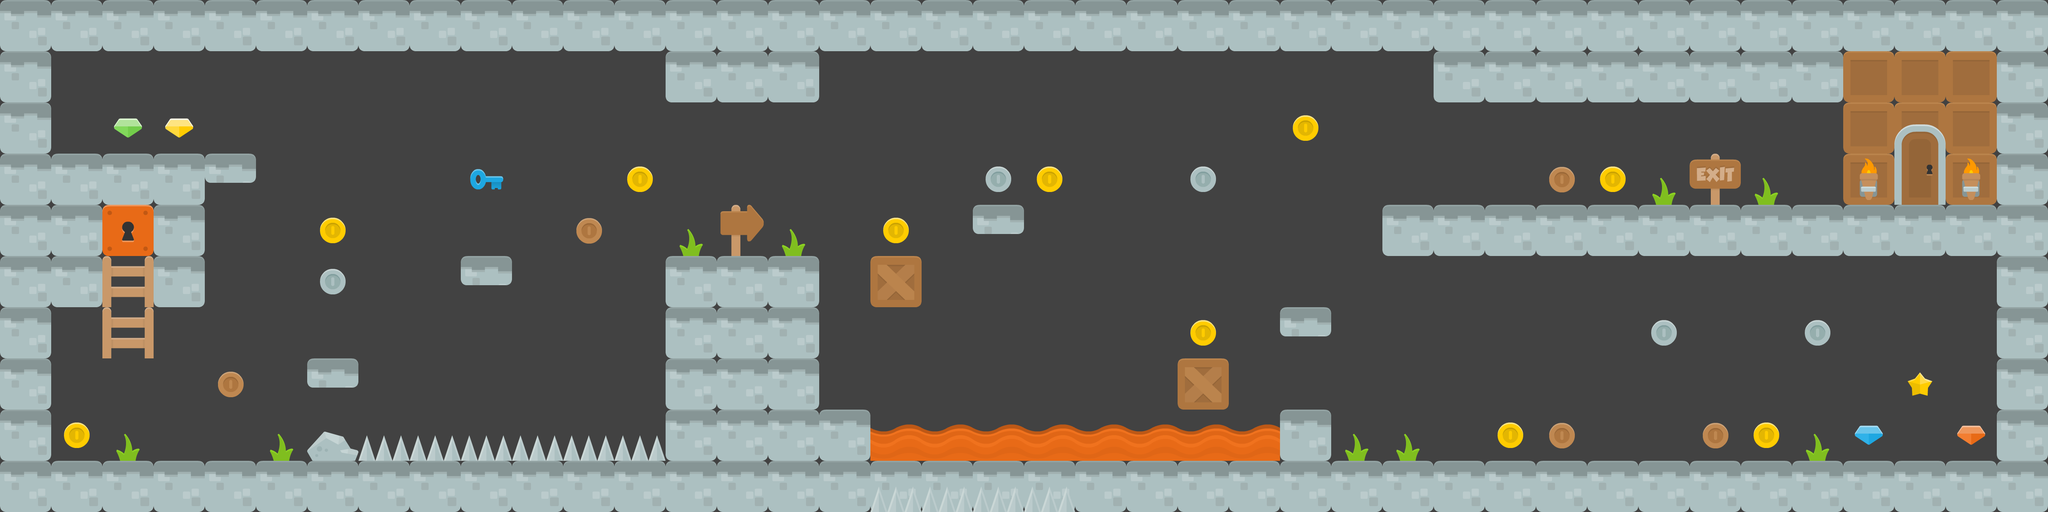

This is a level from a 2D game, rendered from its Tiled map with the project's own tilesets. A one-line summary and the map file follow, with tile-layer data summarised:
An orthogonal 40x10 tile map with 128x128 px tiles, 10 tile layers (Background, Platform, Moving, Spikes, ...).

<map version="1.2" tiledversion="1.3.4" orientation="orthogonal" renderorder="right-down" width="40" height="10" tilewidth="128" tileheight="128" infinite="0" backgroundcolor="#424242" nextlayerid="11" nextobjectid="1">
 <tileset firstgid="1" name="my_tiles" tilewidth="128" tileheight="128" tilecount="28" columns="0">
  <grid orientation="orthogonal" width="1" height="1" />
  <tile id="0">
   <image width="128" height="128" source="res/stone.png" />
  </tile>
  <tile id="1">
   <image width="128" height="128" source="res/ladderTop.png" />
  </tile>
  <tile id="2">
   <image width="128" height="128" source="res/doorClosed_mid.png" />
  </tile>
  <tile id="3">
   <image width="128" height="128" source="res/doorClosed_top.png" />
  </tile>
  <tile id="4">
   <image width="128" height="128" source="res/boxCrate.png" />
  </tile>
  <tile id="5">
   <image width="128" height="128" source="res/signExit.png" />
  </tile>
  <tile id="7">
   <image width="128" height="128" source="res/torch1.png" />
  </tile>
  <tile id="8">
   <image width="128" height="128" source="res/lockRed.png" />
  </tile>
  <tile id="11">
   <image width="128" height="128" source="res/cactus.png" />
  </tile>
  <tile id="12">
   <image width="128" height="128" source="res/rock.png" />
  </tile>
  <tile id="13">
   <image width="128" height="128" source="res/stoneHalf.png" />
  </tile>
  <tile id="14">
   <image width="128" height="128" source="res/spikes.png" />
  </tile>
  <tile id="17">
   <image width="128" height="128" source="res/boxCrate_double.png" />
  </tile>
  <tile id="18">
   <image width="128" height="128" source="res/dirtCliff_left.png" />
  </tile>
  <tile id="19">
   <image width="128" height="128" source="res/dirtCliff_right.png" />
  </tile>
  <tile id="20">
   <image width="128" height="128" source="res/lavaTop_low.png" />
  </tile>
  <tile id="21">
   <image width="128" height="128" source="res/coinBronze.png" />
  </tile>
  <tile id="22">
   <image width="128" height="128" source="res/coinGold.png" />
  </tile>
  <tile id="23">
   <image width="128" height="128" source="res/coinSilver.png" />
  </tile>
  <tile id="24">
   <image width="128" height="128" source="res/gemGreen.png" />
  </tile>
  <tile id="26">
   <image width="128" height="128" source="res/keyBlue.png" />
  </tile>
  <tile id="28">
   <image width="128" height="128" source="res/signRight.png" />
  </tile>
  <tile id="29">
   <image width="128" height="128" source="res/grass_sprout.png" />
  </tile>
  <tile id="30">
   <image width="128" height="128" source="res/star.png" />
  </tile>
  <tile id="31">
   <image width="128" height="128" source="res/leverMid.png" />
  </tile>
  <tile id="32">
   <image width="128" height="128" source="res/gemBlue.png" />
  </tile>
  <tile id="33">
   <image width="128" height="128" source="res/gemRed.png" />
  </tile>
  <tile id="34">
   <image width="128" height="128" source="res/gemYellow.png" />
  </tile>
 </tileset>
 <layer id="2" name="Background" width="40" height="10">
  <data>[400 cells, 14 non-empty, 4 distinct tile ids]</data>
 </layer>
 <layer id="1" name="Platform" width="40" height="10">
  <data>[400 cells, 140 non-empty, 4 distinct tile ids]</data>
 </layer>
 <layer id="6" name="Moving" width="40" height="10">
  <data>[400 cells, 4 non-empty, 1 distinct tile ids]</data>
 </layer>
 <layer id="5" name="Spikes" width="40" height="10">
  <data>[400 cells, 18 non-empty, 2 distinct tile ids]</data>
 </layer>
 <layer id="4" name="Ladder" width="40" height="10">
  <data>[400 cells, 2 non-empty, 1 distinct tile ids]</data>
 </layer>
 <layer id="3" name="Elements" width="40" height="10">
  <data>[400 cells, 11 non-empty, 3 distinct tile ids]</data>
 </layer>
 <layer id="7" name="Coins" width="40" height="10">
  <data>[400 cells, 25 non-empty, 8 distinct tile ids]</data>
 </layer>
 <layer id="8" name="Special" width="40" height="10">
  <data>[400 cells, 1 non-empty, 1 distinct tile ids]</data>
 </layer>
 <layer id="9" name="Exit" width="40" height="10">
  <data>[400 cells, 2 non-empty, 2 distinct tile ids]</data>
 </layer>
 <layer id="10" name="Key" width="40" height="10">
  <data>[400 cells, 1 non-empty, 1 distinct tile ids]</data>
 </layer>
</map>
